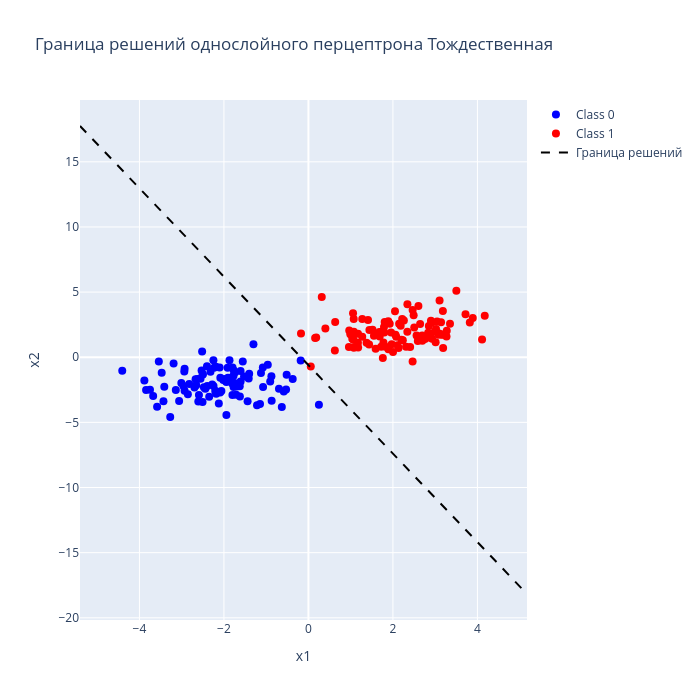

Notebook code for this chart:
### Markdown cell above
## Решение с тождестенной активацией

### Code cell
weights, bias = solve_single_perceptron(
    X, 
    y, 
    activation_function=identical,
)
plot_boundart(weights, bias, 'Тождественная')
